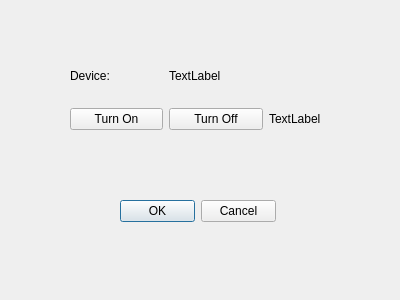
<?xml version="1.0" encoding="UTF-8"?>
<ui version="4.0">
 <class>dialog_device_control</class>
 <widget class="QDialog" name="dialog_device_control">
  <property name="geometry">
   <rect>
    <x>0</x>
    <y>0</y>
    <width>400</width>
    <height>300</height>
   </rect>
  </property>
  <property name="windowTitle">
   <string>Dialog</string>
  </property>
  <widget class="QWidget" name="gridLayoutWidget">
   <property name="geometry">
    <rect>
     <x>70</x>
     <y>50</y>
     <width>292</width>
     <height>80</height>
    </rect>
   </property>
   <layout class="QGridLayout" name="grid_control">
    <item row="0" column="0">
     <widget class="QLabel" name="lbl_control_device_name">
      <property name="text">
       <string>Device:</string>
      </property>
     </widget>
    </item>
    <item row="1" column="1">
     <widget class="QPushButton" name="btn_control_state_off">
      <property name="text">
       <string>Turn Off</string>
      </property>
     </widget>
    </item>
    <item row="1" column="0">
     <widget class="QPushButton" name="btn_control_state_on">
      <property name="text">
       <string>Turn On</string>
      </property>
     </widget>
    </item>
    <item row="0" column="1" colspan="2">
     <widget class="QLabel" name="lbl_control_device_name_current">
      <property name="text">
       <string>TextLabel</string>
      </property>
     </widget>
    </item>
    <item row="1" column="2">
     <widget class="QLabel" name="lbl_control_device_state_current">
      <property name="text">
       <string>TextLabel</string>
      </property>
     </widget>
    </item>
   </layout>
  </widget>
  <widget class="QDialogButtonBox" name="dglBtn_control">
   <property name="geometry">
    <rect>
     <x>120</x>
     <y>200</y>
     <width>156</width>
     <height>23</height>
    </rect>
   </property>
   <property name="standardButtons">
    <set>QDialogButtonBox::Cancel|QDialogButtonBox::Ok</set>
   </property>
  </widget>
 </widget>
 <resources/>
 <connections/>
</ui>
